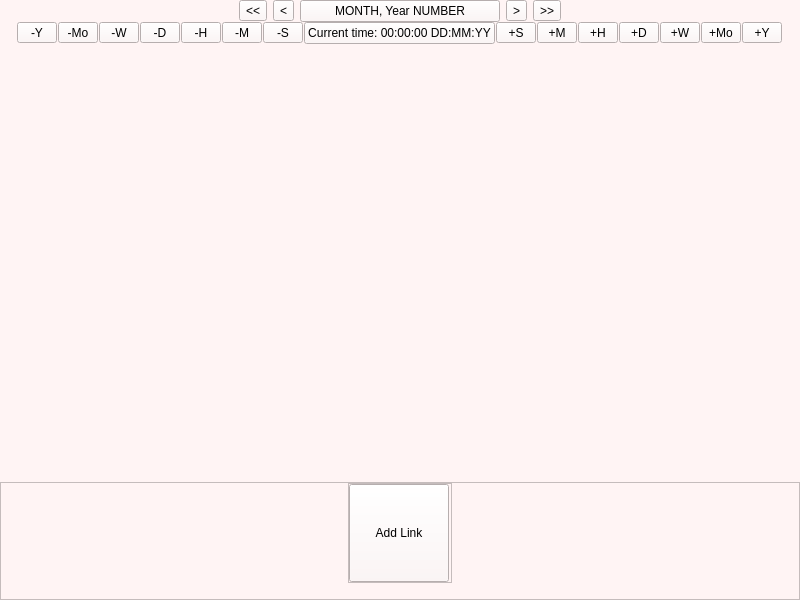
<?xml version="1.0" encoding="UTF-8"?>
<ui version="4.0">
 <class>CalendarEditor</class>
 <widget class="QMainWindow" name="CalendarEditor">
  <property name="geometry">
   <rect>
    <x>0</x>
    <y>0</y>
    <width>800</width>
    <height>600</height>
   </rect>
  </property>
  <property name="windowTitle">
   <string>MainWindow</string>
  </property>
  <property name="styleSheet">
   <string notr="true">QWidget  {
    background-color: #FFF4F4; 
}</string>
  </property>
  <widget class="QWidget" name="centralwidget">
   <property name="minimumSize">
    <size>
     <width>800</width>
     <height>0</height>
    </size>
   </property>
   <layout class="QVBoxLayout" name="verticalLayout">
    <property name="spacing">
     <number>0</number>
    </property>
    <property name="leftMargin">
     <number>0</number>
    </property>
    <property name="topMargin">
     <number>0</number>
    </property>
    <property name="rightMargin">
     <number>0</number>
    </property>
    <property name="bottomMargin">
     <number>0</number>
    </property>
    <item alignment="Qt::AlignmentFlag::AlignHCenter|Qt::AlignmentFlag::AlignVCenter">
     <widget class="QWidget" name="DateNavigator" native="true">
      <property name="sizePolicy">
       <sizepolicy hsizetype="Preferred" vsizetype="Fixed">
        <horstretch>0</horstretch>
        <verstretch>0</verstretch>
       </sizepolicy>
      </property>
      <property name="maximumSize">
       <size>
        <width>16777215</width>
        <height>16777215</height>
       </size>
      </property>
      <property name="layoutDirection">
       <enum>Qt::LayoutDirection::LeftToRight</enum>
      </property>
      <layout class="QHBoxLayout" name="horizontalLayout">
       <property name="topMargin">
        <number>0</number>
       </property>
       <property name="bottomMargin">
        <number>0</number>
       </property>
       <item>
        <widget class="QToolButton" name="PrevYear">
         <property name="text">
          <string>&lt;&lt;</string>
         </property>
        </widget>
       </item>
       <item>
        <widget class="QToolButton" name="PrevMonth">
         <property name="text">
          <string>&lt;</string>
         </property>
        </widget>
       </item>
       <item>
        <widget class="QPushButton" name="Date">
         <property name="sizePolicy">
          <sizepolicy hsizetype="Fixed" vsizetype="Fixed">
           <horstretch>0</horstretch>
           <verstretch>0</verstretch>
          </sizepolicy>
         </property>
         <property name="minimumSize">
          <size>
           <width>200</width>
           <height>0</height>
          </size>
         </property>
         <property name="text">
          <string>MONTH, Year NUMBER</string>
         </property>
        </widget>
       </item>
       <item>
        <widget class="QToolButton" name="NextMonth">
         <property name="text">
          <string>&gt;</string>
         </property>
        </widget>
       </item>
       <item>
        <widget class="QToolButton" name="NextYear">
         <property name="text">
          <string>&gt;&gt;</string>
         </property>
        </widget>
       </item>
      </layout>
     </widget>
    </item>
    <item alignment="Qt::AlignmentFlag::AlignHCenter|Qt::AlignmentFlag::AlignVCenter">
     <widget class="QWidget" name="CurrentDateNavigator" native="true">
      <property name="enabled">
       <bool>true</bool>
      </property>
      <property name="minimumSize">
       <size>
        <width>0</width>
        <height>0</height>
       </size>
      </property>
      <layout class="QHBoxLayout" name="horizontalLayout_6">
       <property name="spacing">
        <number>1</number>
       </property>
       <property name="topMargin">
        <number>0</number>
       </property>
       <property name="bottomMargin">
        <number>0</number>
       </property>
       <item>
        <widget class="QToolButton" name="minusYear">
         <property name="minimumSize">
          <size>
           <width>40</width>
           <height>0</height>
          </size>
         </property>
         <property name="text">
          <string>-Y</string>
         </property>
        </widget>
       </item>
       <item>
        <widget class="QToolButton" name="minusMonth">
         <property name="minimumSize">
          <size>
           <width>40</width>
           <height>0</height>
          </size>
         </property>
         <property name="text">
          <string>-Mo</string>
         </property>
        </widget>
       </item>
       <item>
        <widget class="QToolButton" name="minusWeek">
         <property name="minimumSize">
          <size>
           <width>40</width>
           <height>0</height>
          </size>
         </property>
         <property name="text">
          <string>-W</string>
         </property>
        </widget>
       </item>
       <item>
        <widget class="QToolButton" name="minusDay">
         <property name="minimumSize">
          <size>
           <width>40</width>
           <height>0</height>
          </size>
         </property>
         <property name="text">
          <string>-D</string>
         </property>
        </widget>
       </item>
       <item>
        <widget class="QToolButton" name="minusHour">
         <property name="minimumSize">
          <size>
           <width>40</width>
           <height>0</height>
          </size>
         </property>
         <property name="text">
          <string>-H</string>
         </property>
        </widget>
       </item>
       <item>
        <widget class="QToolButton" name="minusMinute">
         <property name="minimumSize">
          <size>
           <width>40</width>
           <height>0</height>
          </size>
         </property>
         <property name="text">
          <string>-M</string>
         </property>
        </widget>
       </item>
       <item>
        <widget class="QToolButton" name="minusSecond">
         <property name="minimumSize">
          <size>
           <width>40</width>
           <height>0</height>
          </size>
         </property>
         <property name="text">
          <string>-S</string>
         </property>
        </widget>
       </item>
       <item>
        <widget class="QPushButton" name="pushButton">
         <property name="text">
          <string>Current time: 00:00:00 DD:MM:YY</string>
         </property>
        </widget>
       </item>
       <item>
        <widget class="QToolButton" name="plusSecond">
         <property name="minimumSize">
          <size>
           <width>40</width>
           <height>0</height>
          </size>
         </property>
         <property name="text">
          <string>+S</string>
         </property>
        </widget>
       </item>
       <item>
        <widget class="QToolButton" name="plusMinute">
         <property name="minimumSize">
          <size>
           <width>40</width>
           <height>0</height>
          </size>
         </property>
         <property name="text">
          <string>+M</string>
         </property>
        </widget>
       </item>
       <item>
        <widget class="QToolButton" name="plusHour">
         <property name="minimumSize">
          <size>
           <width>40</width>
           <height>0</height>
          </size>
         </property>
         <property name="text">
          <string>+H</string>
         </property>
        </widget>
       </item>
       <item>
        <widget class="QToolButton" name="plusDay">
         <property name="minimumSize">
          <size>
           <width>40</width>
           <height>0</height>
          </size>
         </property>
         <property name="text">
          <string>+D</string>
         </property>
        </widget>
       </item>
       <item>
        <widget class="QToolButton" name="plusWeek">
         <property name="minimumSize">
          <size>
           <width>40</width>
           <height>0</height>
          </size>
         </property>
         <property name="text">
          <string>+W</string>
         </property>
        </widget>
       </item>
       <item>
        <widget class="QToolButton" name="plusMonth">
         <property name="minimumSize">
          <size>
           <width>40</width>
           <height>0</height>
          </size>
         </property>
         <property name="text">
          <string>+Mo</string>
         </property>
        </widget>
       </item>
       <item>
        <widget class="QToolButton" name="plusYear">
         <property name="minimumSize">
          <size>
           <width>40</width>
           <height>0</height>
          </size>
         </property>
         <property name="text">
          <string>+Y</string>
         </property>
        </widget>
       </item>
      </layout>
     </widget>
    </item>
    <item>
     <widget class="QWidget" name="DayHolder" native="true">
      <property name="sizePolicy">
       <sizepolicy hsizetype="Preferred" vsizetype="Minimum">
        <horstretch>0</horstretch>
        <verstretch>1</verstretch>
       </sizepolicy>
      </property>
      <layout class="QGridLayout" name="gridLayout">
       <property name="leftMargin">
        <number>4</number>
       </property>
       <property name="topMargin">
        <number>4</number>
       </property>
       <property name="rightMargin">
        <number>4</number>
       </property>
       <property name="bottomMargin">
        <number>4</number>
       </property>
       <property name="spacing">
        <number>2</number>
       </property>
      </layout>
     </widget>
    </item>
    <item alignment="Qt::AlignmentFlag::AlignTop">
     <widget class="QScrollArea" name="Scroll">
      <property name="sizePolicy">
       <sizepolicy hsizetype="Expanding" vsizetype="MinimumExpanding">
        <horstretch>0</horstretch>
        <verstretch>0</verstretch>
       </sizepolicy>
      </property>
      <property name="minimumSize">
       <size>
        <width>0</width>
        <height>118</height>
       </size>
      </property>
      <property name="layoutDirection">
       <enum>Qt::LayoutDirection::LeftToRight</enum>
      </property>
      <property name="verticalScrollBarPolicy">
       <enum>Qt::ScrollBarPolicy::ScrollBarAlwaysOff</enum>
      </property>
      <property name="horizontalScrollBarPolicy">
       <enum>Qt::ScrollBarPolicy::ScrollBarAsNeeded</enum>
      </property>
      <property name="sizeAdjustPolicy">
       <enum>QAbstractScrollArea::SizeAdjustPolicy::AdjustIgnored</enum>
      </property>
      <property name="widgetResizable">
       <bool>true</bool>
      </property>
      <property name="alignment">
       <set>Qt::AlignmentFlag::AlignJustify|Qt::AlignmentFlag::AlignTop</set>
      </property>
      <widget class="QWidget" name="DayLinksHolder">
       <property name="geometry">
        <rect>
         <x>0</x>
         <y>0</y>
         <width>798</width>
         <height>100</height>
        </rect>
       </property>
       <property name="sizePolicy">
        <sizepolicy hsizetype="Preferred" vsizetype="Fixed">
         <horstretch>0</horstretch>
         <verstretch>0</verstretch>
        </sizepolicy>
       </property>
       <property name="minimumSize">
        <size>
         <width>0</width>
         <height>100</height>
        </size>
       </property>
       <layout class="QHBoxLayout" name="horizontalLayout_2" stretch="0">
        <property name="spacing">
         <number>5</number>
        </property>
        <property name="sizeConstraint">
         <enum>QLayout::SizeConstraint::SetDefaultConstraint</enum>
        </property>
        <property name="leftMargin">
         <number>0</number>
        </property>
        <property name="topMargin">
         <number>0</number>
        </property>
        <property name="rightMargin">
         <number>0</number>
        </property>
        <property name="bottomMargin">
         <number>0</number>
        </property>
        <item>
         <widget class="QFrame" name="LinkFrame">
          <property name="enabled">
           <bool>true</bool>
          </property>
          <property name="sizePolicy">
           <sizepolicy hsizetype="Fixed" vsizetype="Fixed">
            <horstretch>0</horstretch>
            <verstretch>0</verstretch>
           </sizepolicy>
          </property>
          <property name="minimumSize">
           <size>
            <width>104</width>
            <height>100</height>
           </size>
          </property>
          <property name="frameShape">
           <enum>QFrame::Shape::StyledPanel</enum>
          </property>
          <property name="frameShadow">
           <enum>QFrame::Shadow::Raised</enum>
          </property>
          <property name="lineWidth">
           <number>0</number>
          </property>
          <layout class="QVBoxLayout" name="verticalLayout_2">
           <property name="spacing">
            <number>0</number>
           </property>
           <property name="sizeConstraint">
            <enum>QLayout::SizeConstraint::SetDefaultConstraint</enum>
           </property>
           <property name="leftMargin">
            <number>0</number>
           </property>
           <property name="topMargin">
            <number>0</number>
           </property>
           <property name="rightMargin">
            <number>0</number>
           </property>
           <property name="bottomMargin">
            <number>0</number>
           </property>
           <item>
            <widget class="QPushButton" name="SpecificLink">
             <property name="sizePolicy">
              <sizepolicy hsizetype="Fixed" vsizetype="Minimum">
               <horstretch>0</horstretch>
               <verstretch>0</verstretch>
              </sizepolicy>
             </property>
             <property name="minimumSize">
              <size>
               <width>100</width>
               <height>0</height>
              </size>
             </property>
             <property name="text">
              <string>Add Link</string>
             </property>
            </widget>
           </item>
          </layout>
         </widget>
        </item>
       </layout>
      </widget>
     </widget>
    </item>
   </layout>
  </widget>
 </widget>
 <resources/>
 <connections/>
</ui>
